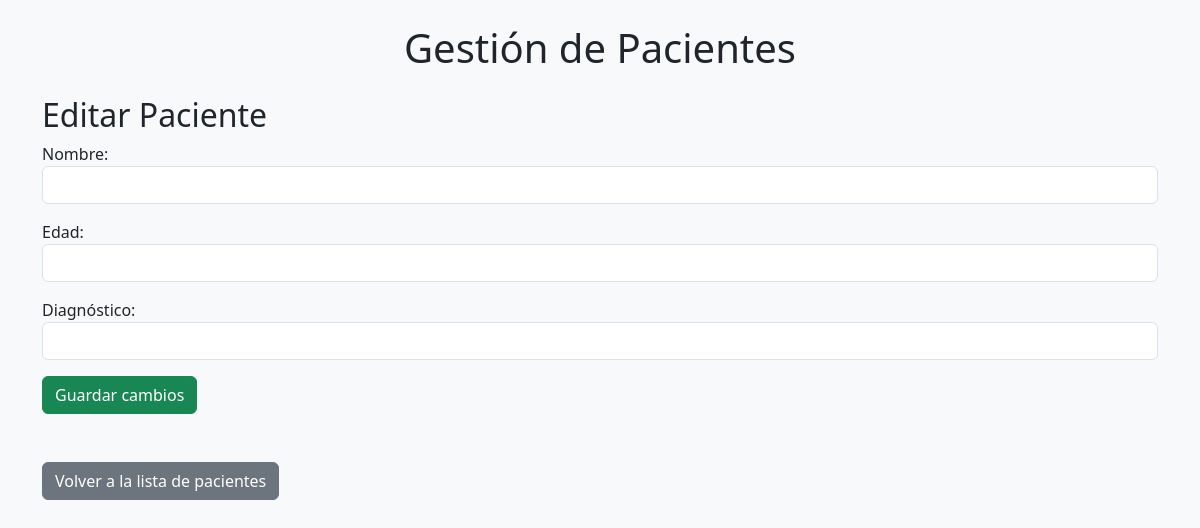
The page /editar_paciente/6 on the database as committed earlier.
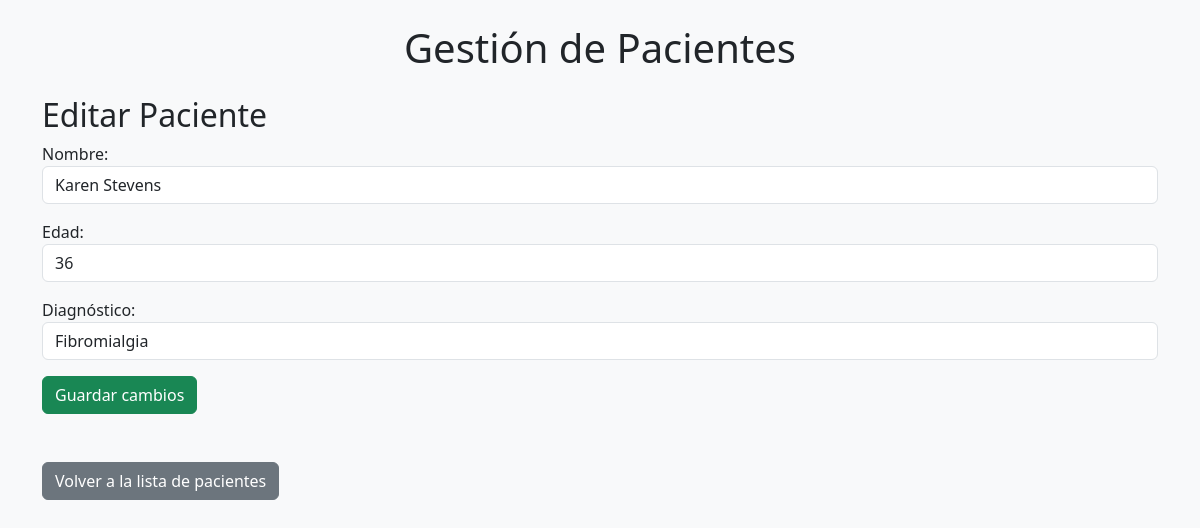
The same page on the database as committed later.
### tables this page shows
CREATE TABLE Pacientes (
            id INTEGER PRIMARY KEY AUTOINCREMENT,
            nombre TEXT NOT NULL,
            edad INTEGER NOT NULL,
            diagnostico TEXT NOT NULL
        );

### app.py (the view, shortened to what this page needs)
@app.route('/editar_paciente/<int:id>', methods=['GET', 'POST'])
def editar_paciente(id):
    paciente = db.obtener_paciente_por_id(id)
    return render_template('editar_paciente.html', paciente=paciente)

### db.py (called while the page is built)
def obtener_paciente_por_id(id):
    conn = sqlite3.connect('data.db')
    cursor = conn.cursor()
    cursor.execute('SELECT * FROM Pacientes WHERE id = ?', (id,))
    paciente = cursor.fetchone()
    conn.close()
    return paciente

### templates/editar_paciente.html (shortened to what this page needs)
{% extends  "base.html" %}
{% block content %}
    <h2>Editar Paciente</h2>
    <form action="" method="post">
        <div class="mb-3">
            <label for="nombre">Nombre:</label>
            <input type="text" id="nombre" name="nombre" value="{{ paciente[1] }}" class="form-control">
        </div>
        <div class="mb-3">
            <label for="edad">Edad:</label>
            <input type="number" id="edad" name="edad" value="{{ paciente[2] }}" class="form-control">
        </div>
        <div class="mb-3">
            <label for="diagnostico">Diagnóstico:</label>
            <input type="text" id="diagnostico" name="diagnostico" value="{{ paciente[3] }}" class="form-control">
        </div>
        <button type="submit" class="btn btn-success">Guardar cambios</button>
    </form>
    <br><br>
    <a href="{{ url_for('index') }}" class="btn btn-secondary">Volver a la lista de pacientes</a>
{% endblock %}

Rows that differ between the two databases and show on the page:
added Pacientes: nombre "Karen Stevens", edad "36", diagnostico "Fibromialgia"
